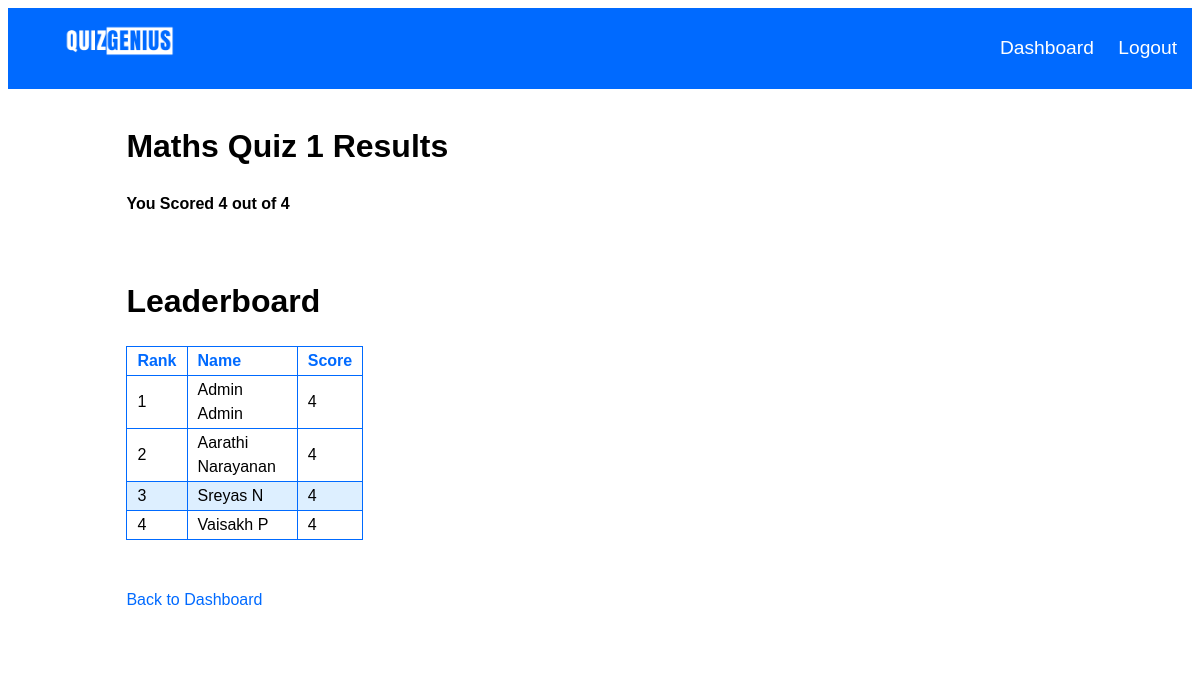
The app's page /quiz/1/result (signed in) with its own data.
### db.py (models this page shows)
class Quiz(db.Model):
    id = db.Column(db.Integer, primary_key=True)
    title = db.Column(db.String(100), nullable=False)
    description = db.Column(db.String(150), nullable=False)
    level = db.Column(db.String(10), nullable=False)
    questions = db.relationship('Question', backref='quiz', cascade='all, delete-orphan')

class User(UserMixin, db.Model):
    firstname = db.Column(db.String(100), nullable=False)
    lastname = db.Column(db.String(100), nullable=False)
    role = db.Column(db.String(20),nullable=False)
    id = db.Column(db.Integer, primary_key=True)
    username = db.Column(db.String(100), unique=True, nullable=False)
    pswrd = db.Column(db.String(100), nullable=False)
    total_score = db.Column(db.Integer, default=0)
    quiz_scores = db.relationship('UserQuizScore', backref = 'user', lazy=True)
    def get_score(self, quiz_id):
        score = UserQuizScore.query.filter_by(user_id=self.id, quiz_id=quiz_id, ).first()
        return score.score if score else 0

class UserQuizScore(db.Model):
    id = db.Column(db.Integer, primary_key=True)
    user_id = db.Column(db.Integer, db.ForeignKey('user.id'), nullable=False)
    quiz_id = db.Column(db.Integer, db.ForeignKey('quiz.id'), nullable=False)
    score = db.Column(db.Integer, nullable=False)

### routes.py (the view)
@routes.route('/quiz/<int:quiz_id>/result')
@login_required
def quiz_result(quiz_id):
    current_user_rank = None
    quiz = Quiz.query.get(quiz_id)
    user_score = current_user.get_score(quiz_id)
    quiz_scores = UserQuizScore.query.filter_by(quiz_id=quiz_id).all()
    sorted_scores = sorted(quiz_scores, key=lambda x: x.score, reverse=True)
    if user_score:
        for index, score in enumerate(sorted_scores,1):
            print(index,score.score)
            if score.score == user_score:
                current_user_rank = index
                break
    if current_user_rank !=None:
        if current_user_rank <= 5:
            current_user_rank=None
    top_performers = sorted_scores[:5]
    top_performers_details = [(User.query.get(score.user_id), score) for score in top_performers]
    current_user_details = (current_user, user_score) if user_score else None
    return render_template('quiz_result.html', top_performers=top_performers_details, current_user=current_user,quiz=quiz, user_score=user_score, current_user_rank=current_user_rank)

### app.py (called while the page is built)
@login_manager.user_loader
def load_user(user_id):
    if user_id is not None:
        return User.query.get(int(user_id))
    else:
        return None

### authenticator.py (called while the page is built)
def login_required(f):
    @wraps(f)
    def decorated_function(*args, **kwargs):
        if 'user_logged_in' not in session and 'admin_logged_in' not in session:
            return redirect(url_for('routes.login'))  # Redirect to login if no user or admin session
        return f(*args, **kwargs)
    return decorated_function

### templates/quiz_result.html (shortened to what this page needs)
{% extends 'base.html' %}
{% block content %}
<h1>{{ quiz.title }} Results</h1>
<h3> You Scored {{ user_score }} out of {{ quiz.questions|length }}</h3>
<br>
<h1>Leaderboard</h1>
    <table>
        <thead>
            <tr>
                <th id="rank">Rank</th>
                <th id="name">Name</th>
                <th id="score">Score</th>
            </tr>
        </thead>
        <tbody>
            {% for (user, score) in top_performers %}
                {% if user.id == current_user.id %}
                <tr id = "current_user_rank">
                    <td>{{ loop.index }}</td>
                    <td>{{ user.firstname }} {{ user.lastname }}</td>
                    <td>{{ score.score }}</td>
                </tr>
                {% else %}
                <tr>
                    <td>{{ loop.index }}</td>
                    <td>{{ user.firstname }} {{ user.lastname }}</td>
                    <td>{{ score.score }}</td>
                </tr>
                {% endif %}
            {% endfor %}
        </tbody>
    </table>
<br>
<br>
<a href="{{ url_for('routes.dashboard') }}"> Back to Dashboard</a>
{% endblock %}

### static/style.css (style rules this page uses)
* { font-family: 'poppins',sans-serif; }
* { font-size: 1em; line-height: 1.5em; }
.body_container h1 { font-size: 2em; }
a { text-decoration: none; color: rgb(0, 106, 255); }
table, th, td { text-align: left; border: 1px solid rgb(0, 106, 255) ; border-collapse: collapse; padding: 2px; padding-left: 10px; padding-right: 10px; }
th { color: rgb(0, 106, 255) ; }
#current_user_rank { background-color: rgb(221, 239, 255); }
#rank, #score { width: 20%; }
#name { width: 60%; }
table { width: 25%; }

### records on screen
Quiz: title "Maths Quiz 1"
User: firstname "Admin", lastname "Admin", score "4"
User: firstname "Aarathi", lastname "Narayanan", score "4"
User: firstname "Sreyas", lastname "N", score "4"
User: firstname "Vaisakh", lastname "P", score "4"

### other values on screen
{{ user_score }} "4"
{{ quiz.questions|length }} "4"
